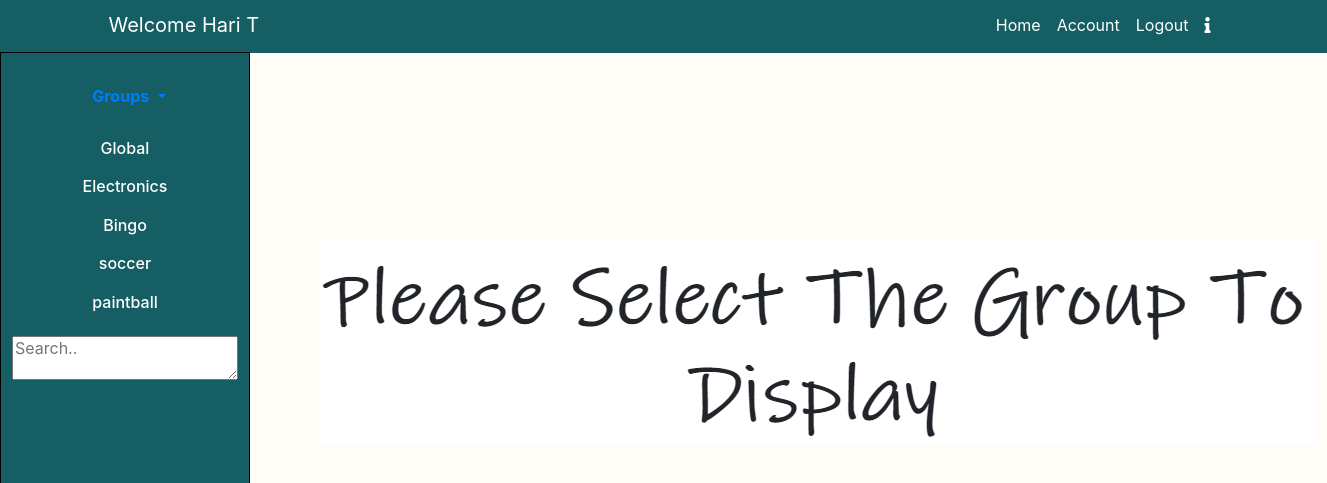
The app's page /home.php (signed in) with its own data.
### tables this page shows
CREATE TABLE `users` (
  `user_id` int(30) NOT NULL,
  `user_name` varchar(30) NOT NULL,
  `email_id` varchar(30) NOT NULL,
  `password` varchar(30) NOT NULL,
  `user_image` text NOT NULL,
  `posts` text,
  `comments` text NOT NULL
);

CREATE TABLE `groups` (
  `group_id` int(11) NOT NULL,
  `group_name` text NOT NULL,
  `owner_id` int(11) NOT NULL,
  `privacy` text NOT NULL
);

### home.php (the view, shortened to what this page needs)
<!DOCTYPE html>
<html>
<head>
<link rel ="stylesheet" a href="css\home.css">
<link rel="stylesheet" href="https://use.fontawesome.com/releases/v5.0.13/css/all.css"
>
<link rel="stylesheet" href="https://stackpath.bootstrapcdn.com/bootstrap/4.1.1/css/bootstrap.min.css"
>
<link rel="stylesheet" href="https://cdnjs.cloudflare.com/ajax/libs/font-awesome/4.7.0/css/font-awesome.min.css" />
</head>
<body style="background-color: #fffdf6;">
<div class="vl">
    <nav class="navbar navbar-expand-sm navbar-fixed-top navbar-light mb-3" style="background-color:#155e63; position: fixed;">
        <div class="container">
            <a class="navbar-brand" href=<?php echo"allprofile.php?id=".$_SESSION['user_id'] ?> style="color:white;">Welcome <?php
            require_once("./mysqli_connect.php");
            $mail_id=$_SESSION['email_id'];
            $u_nameq = "SELECT user_name FROM `users` where email_id='$mail_id'";
            $un_result= mysqli_query($dbc,$u_nameq);
            $rowu= mysqli_fetch_array($un_result);
              $user_name= $rowu['user_name'];
              echo $user_name;
          ?></a>
            <ul class="navbar-nav" >
                <li class="nav-item">
                    <a class="nav-link" href="home.php" style="color:white;">Home</a>
                </li>
                <li class="nav-item">
                  <a class="nav-link" href="userprofile.php" style="color:white;">Account</a>
                </li>
                <li class="nav-item" >
                    <a class="nav-link" href="logout.php" style="color:white;">
                    Logout</a>
                </li>
                <li class="nav-item" >
                    <a class="nav-link" href="help.html" style="color:white;">
                    <i class="fas fa-info"></i></a>
                </li>
            </ul>
         </div>
    </nav>
 <div id="content">
   <div id="usertimeline">
    <div id="groupdetails">
       <br>
 <div class="dropdown show" >
      <a class="btn dropdown-toggle " style='margin-left:8px;' href="#" role="button" id="dropdownMenuLink" data-toggle="dropdown" aria-haspopup="true" aria-expanded="false" <i class="fas fa-plus"></i><b>Groups</b> </a>
 </div>
<br>
   <H6>
       <?php
        global $dbc;
        $mail_id=$_SESSION['email_id'];
        $u_id = "SELECT user_id FROM `users` where email_id='$mail_id'";
        $un_result= mysqli_query($dbc,$u_id);
        $rowu= mysqli_fetch_array($un_result);
        $user_id= $rowu['user_id'];
        $g_name = "SELECT groups.group_name,groups.group_id FROM `groups` INNER JOIN `user_groups` where user_groups.user_id='$user_id' AND groups.group_id=user_groups.group_id";
        $gn_result= mysqli_query($dbc,$g_name);
       while( $rowg= mysqli_fetch_array($gn_result)){
           $group_name=$rowg['group_name'];
           $group_id = $rowg['group_id'];
        echo " <a style='color:white;' href='home.php?id=$group_id' id=".$group_id." class='group_details'> $group_name </a>";
        echo "<br><br>";
       }
       ?>
      <textarea class ="search"  id = "search" placeholder="Search.."name="search" rows="2"></textarea>
  </H6>
    </div>
   </div>
 </div>
 <div class="clearfix" id='darea'>
    <?php
   echo "<div id = 'displayposts'>";
    echo" <div id='index'>
        <img src='./bgd.PNG'></img>
      </div>";
echo "</div>";
?>
 </div>
    </div>
</body>
</html>

### css/home.css (style rules this page uses)
.vl { margin-top:2px; }
.navbar { margin-top: 10px; width:100%; }
#content { width: 290px; margin-left:10px; margin-top: -15px; }
#usertimeline { background:#155e63; width:250px; float:left; height:100%; border:1px solid black; position: fixed; margin-top: 65px; margin-left:-10px; }
#groupdetails { text-align:center; }
#darea { float: left; margin-top: 4px; margin-left:300px; }
#index { font-size: 24px; margin-left: 20px; margin-top: 250px; }
.search { margin-top: 5px; size:20; }

### records on screen
users: user_name "Hari T"
groups: group_name "Global"
groups: group_name "Electronics"
groups: group_name "Bingo"
groups: group_name "soccer"
groups: group_name "paintball"
